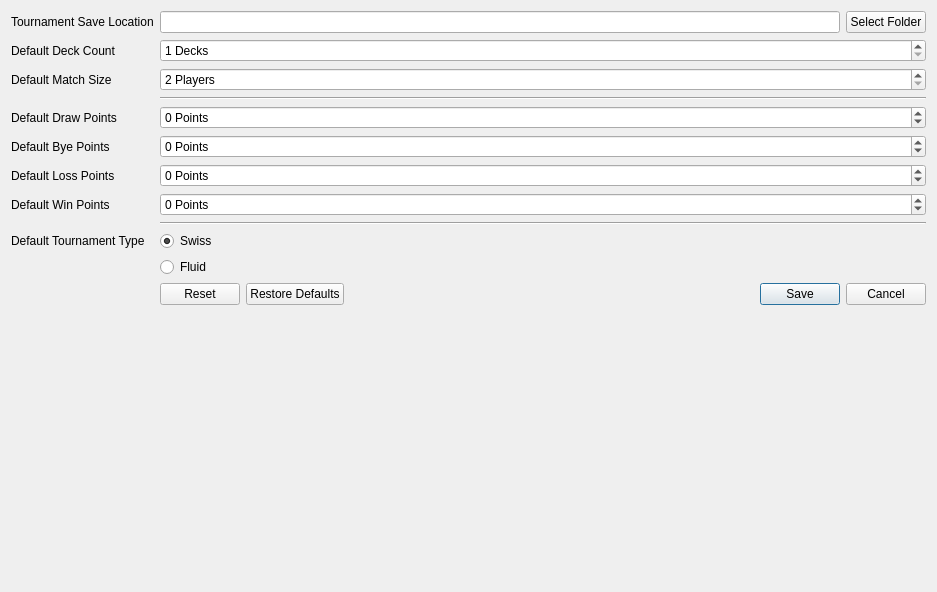
<?xml version="1.0" encoding="UTF-8"?>
<ui version="4.0">
 <class>SettingTab</class>
 <widget class="QWidget" name="SettingTab">
  <property name="geometry">
   <rect>
    <x>0</x>
    <y>0</y>
    <width>937</width>
    <height>592</height>
   </rect>
  </property>
  <property name="windowTitle">
   <string>Form</string>
  </property>
  <layout class="QFormLayout" name="formLayout">
   <item row="0" column="0">
    <widget class="QLabel" name="tournSaveLocation_2">
     <property name="text">
      <string>Tournament Save Location</string>
     </property>
    </widget>
   </item>
   <item row="0" column="1">
    <layout class="QHBoxLayout" name="horizontalLayout">
     <item>
      <widget class="QLineEdit" name="tournSaveLocation"/>
     </item>
     <item>
      <widget class="QPushButton" name="tournSaveLocationButton">
       <property name="text">
        <string>Select Folder</string>
       </property>
       <property name="icon">
        <iconset theme="document-open">
         <normaloff>.</normaloff>.</iconset>
       </property>
      </widget>
     </item>
    </layout>
   </item>
   <item row="1" column="0">
    <widget class="QLabel" name="deckCountLabel">
     <property name="text">
      <string>Default Deck Count</string>
     </property>
    </widget>
   </item>
   <item row="1" column="1">
    <widget class="QSpinBox" name="deckCountSpinBox">
     <property name="suffix">
      <string> Decks</string>
     </property>
     <property name="minimum">
      <number>1</number>
     </property>
     <property name="maximum">
      <number>1000</number>
     </property>
    </widget>
   </item>
   <item row="2" column="0">
    <widget class="QLabel" name="matchSizeLabel">
     <property name="text">
      <string>Default Match Size</string>
     </property>
    </widget>
   </item>
   <item row="2" column="1">
    <widget class="QSpinBox" name="matchSizeSpinBox">
     <property name="suffix">
      <string> Players</string>
     </property>
     <property name="minimum">
      <number>2</number>
     </property>
     <property name="maximum">
      <number>1000</number>
     </property>
    </widget>
   </item>
   <item row="3" column="1">
    <widget class="Line" name="line">
     <property name="lineWidth">
      <number>1</number>
     </property>
     <property name="orientation">
      <enum>Qt::Horizontal</enum>
     </property>
    </widget>
   </item>
   <item row="4" column="0">
    <widget class="QLabel" name="drawPointsLabel">
     <property name="text">
      <string>Default Draw Points</string>
     </property>
    </widget>
   </item>
   <item row="4" column="1">
    <widget class="QSpinBox" name="drawPointsSpinBox">
     <property name="suffix">
      <string> Points</string>
     </property>
     <property name="minimum">
      <number>-99</number>
     </property>
    </widget>
   </item>
   <item row="5" column="0">
    <widget class="QLabel" name="byePointsLabel">
     <property name="text">
      <string>Default Bye Points</string>
     </property>
    </widget>
   </item>
   <item row="5" column="1">
    <widget class="QSpinBox" name="byePointsSpinBox">
     <property name="suffix">
      <string> Points</string>
     </property>
     <property name="minimum">
      <number>-99</number>
     </property>
    </widget>
   </item>
   <item row="6" column="0">
    <widget class="QLabel" name="lossPointsLabel">
     <property name="text">
      <string>Default Loss Points</string>
     </property>
    </widget>
   </item>
   <item row="6" column="1">
    <widget class="QSpinBox" name="lossPointsSpinBox">
     <property name="suffix">
      <string> Points</string>
     </property>
     <property name="minimum">
      <number>-99</number>
     </property>
    </widget>
   </item>
   <item row="7" column="0">
    <widget class="QLabel" name="winPointsLabel">
     <property name="text">
      <string>Default Win Points</string>
     </property>
    </widget>
   </item>
   <item row="7" column="1">
    <widget class="QSpinBox" name="winPointsSpinBox">
     <property name="suffix">
      <string> Points</string>
     </property>
     <property name="minimum">
      <number>-99</number>
     </property>
    </widget>
   </item>
   <item row="8" column="1">
    <widget class="Line" name="line_2">
     <property name="orientation">
      <enum>Qt::Horizontal</enum>
     </property>
    </widget>
   </item>
   <item row="16" column="1">
    <widget class="QDialogButtonBox" name="buttonBox">
     <property name="standardButtons">
      <set>QDialogButtonBox::Cancel|QDialogButtonBox::Reset|QDialogButtonBox::RestoreDefaults|QDialogButtonBox::Save</set>
     </property>
    </widget>
   </item>
   <item row="9" column="1">
    <widget class="QRadioButton" name="swissRadio">
     <property name="text">
      <string>Swiss</string>
     </property>
     <property name="checked">
      <bool>true</bool>
     </property>
    </widget>
   </item>
   <item row="10" column="1">
    <widget class="QRadioButton" name="fluidRadio">
     <property name="text">
      <string>Fluid</string>
     </property>
    </widget>
   </item>
   <item row="9" column="0">
    <widget class="QLabel" name="label">
     <property name="text">
      <string>Default Tournament Type</string>
     </property>
    </widget>
   </item>
  </layout>
 </widget>
 <resources/>
 <connections/>
</ui>
